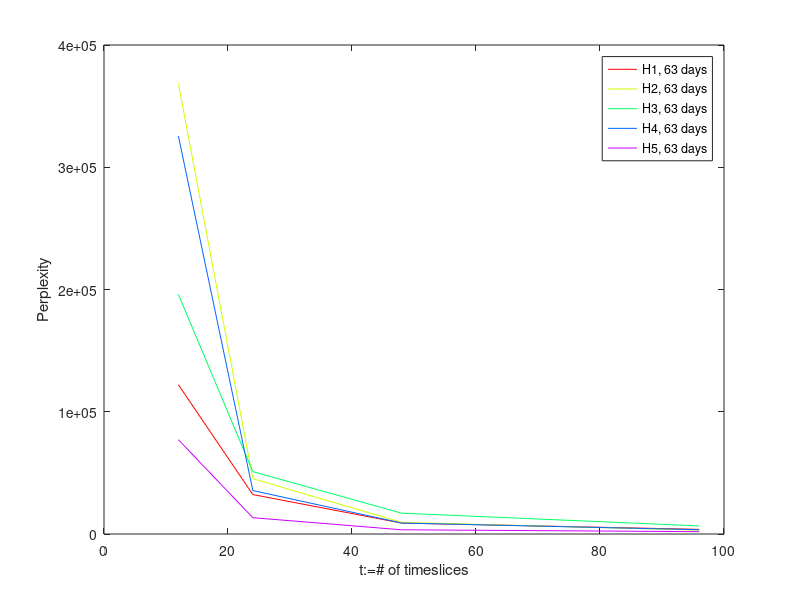

Recreate this plot in MATLAB.
%% TEST GAUSSIAN
% All tests that are done for the outcomes of LDA-Gaussian
%% this plots the perplexity
% load OutcomeExp4_TESTHN1;
% H{1}=DataGaus{1};
% load OutcomeExp4_TEST;
% H{2}=DataGaus{2};
% H{3}=DataGaus{3};
% load OutcomeExp4_VanKas;
% H{4}=DataGaus{4};
% H{5}=DataGaus{5};
% 
% cmap = colormap(hsv(5));
% 
% D=H{1};
% Plo=[];
% for i=1:length(D.Run)
%     Per = D.Run{i}.Perpl;
%     plo=[];
%     for j=1:length(Per);
%         if ~isnan(Per(j))
%             plo= [plo Per(j)];
%         end
%     end
%     Plo=[Plo mean(plo)];
% end
% 
% plot(10:5:100,Plo,'Color',cmap(1,:));
% hold on
% for i=2:5
%     dat=H{i}.PerGausM;
%     if length(dat)==20
%         plot(10:5:100,dat(2:end),'Color',cmap(i,:));
%     else
%         plot(10:5:100,dat,'Color',cmap(i,:));
%     end
%     hold on
% end
% hleg = legend('H1, 142 days','H2, 98 days',...
%     'H3, 89 days','H4, 63 days','H5, 73 days',...
%     'Location','NorthEastOutside');
%% For the timeslice experiment
load OutcomeExpTimeSlices2;
ts=1:5;
x=2.^(ts-1)*6;
cmap = colormap(hsv(5));
for i=1:length(DataGaus)
    dd=DataGaus{i}.PerGausM;
    plot(x(2:end),dd(2:end),'Color',cmap(i,:))
    hold on
end
hleg = legend('H1, 63 days','H2, 63 days',...
    'H3, 63 days','H4, 63 days','H5, 63 days',...
    'Location','NorthEast');
xlabel('t:=# of timeslices')
ylabel('Perplexity')
